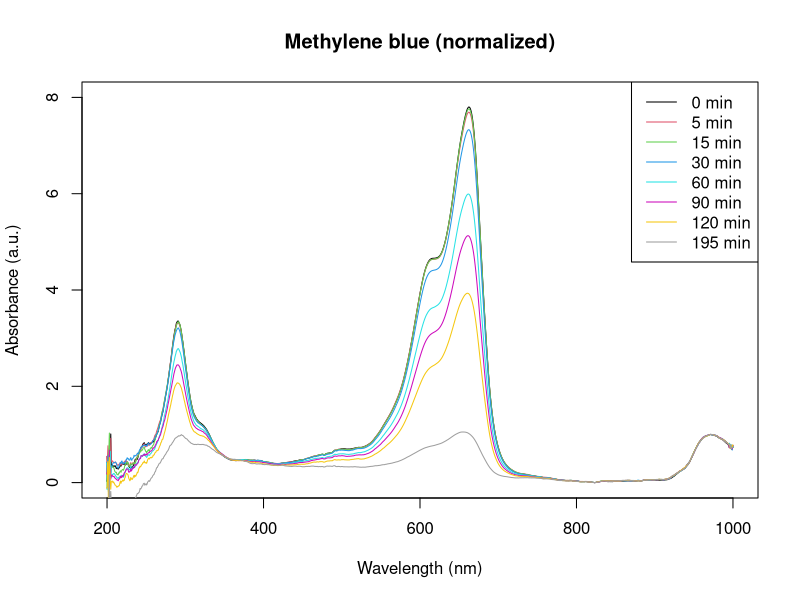
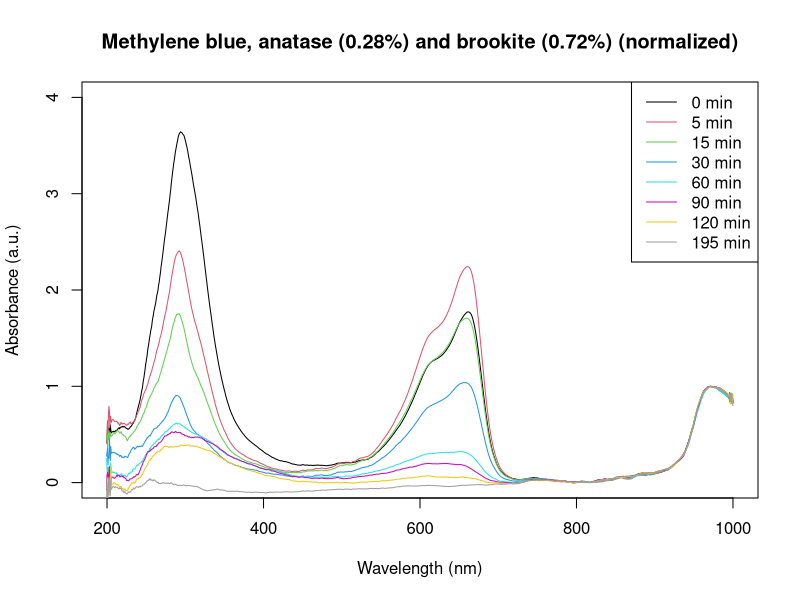
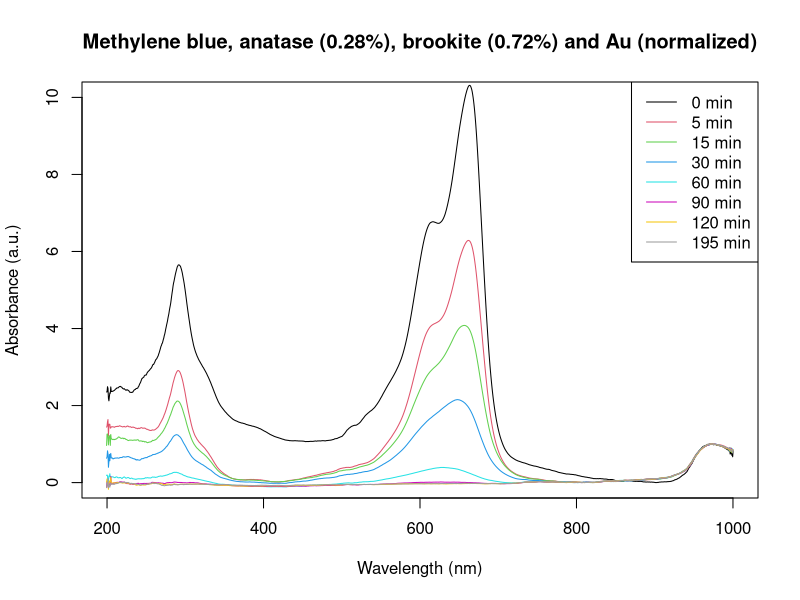
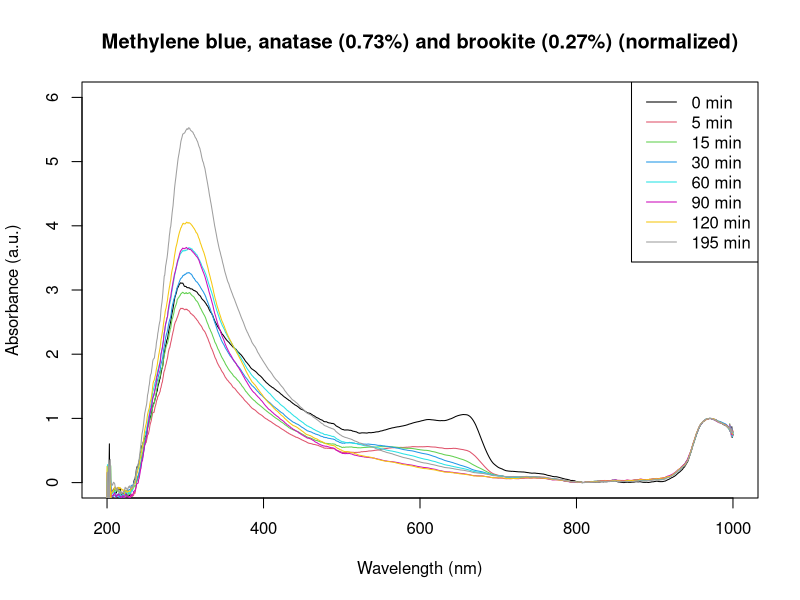
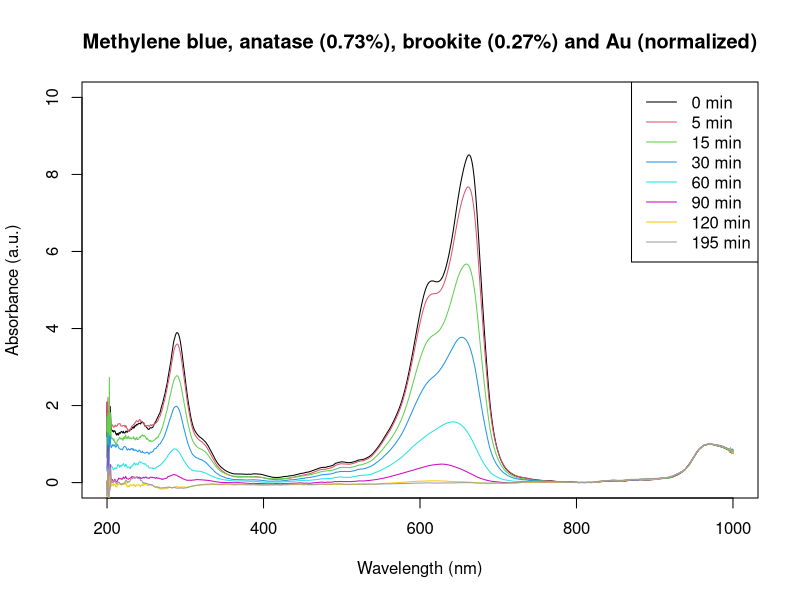

R code for these plots, in order:
# This script only normalizes the data
# We subtract the minimum in the region above 800nm
# and multiply by the maximum in that region.

# Read all the data files
mb <- read.table("Methylene_blue.dat")
mbAn0.28Br0.72 <- read.table("Methylene_blue_anatase0.28_brookite0.72.dat")
mbAn0.28Br0.72Au <- read.table("Methylene_blue_anatase0.28_brookite0.72_Au.dat")
mbAn0.73Br0.27 <- read.table("Methylene_blue_anatase0.73_brookite0.27.dat")
mbAn0.73Br0.27Au <- read.table("Methylene_blue_anatase0.73_brookite0.27_Au.dat")

# Correct names
names(mb)               <- c("Wavelength", "min195", "min120", "min90", "min60", "min30", "min15", "min5", "min0")
names(mbAn0.28Br0.72)   <- c("Wavelength", "min195", "min120", "min90", "min60", "min30", "min15", "min5", "min0")
names(mbAn0.28Br0.72Au) <- c("Wavelength", "min195", "min120", "min90", "min60", "min30", "min15", "min5", "min0")
names(mbAn0.73Br0.27)   <- c("Wavelength", "min195", "min120", "min90", "min60", "min30", "min15", "min5", "min0")
names(mbAn0.73Br0.27Au) <- c("Wavelength", "min195", "min120", "min90", "min60", "min30", "min15", "min5", "min0")

# Finding the minimum values
mb_min <- apply(mb[mb$Wavelength > 800,], 2, min)
mbAn0.28Br0.72_min <- apply(mbAn0.28Br0.72[mbAn0.28Br0.72$Wavelength > 800,], 2, min)
mbAn0.28Br0.72Au_min <- apply(mbAn0.28Br0.72Au[mbAn0.28Br0.72Au$Wavelength > 800,], 2, min)
mbAn0.73Br0.27_min <- apply(mbAn0.73Br0.27[mbAn0.73Br0.27$Wavelength > 800,], 2, min)
mbAn0.73Br0.27Au_min <- apply(mbAn0.73Br0.27Au[mbAn0.73Br0.27Au$Wavelength > 800,], 2, min)

# Subtracting the minimum values
mb_norm               <- sweep(mb, 2, mb_min, "-")
mbAn0.28Br0.72_norm   <- sweep(mbAn0.28Br0.72, 2, mbAn0.28Br0.72_min, "-")
mbAn0.28Br0.72Au_norm <- sweep(mbAn0.28Br0.72Au, 2, mbAn0.28Br0.72Au_min, "-")
mbAn0.73Br0.27_norm   <- sweep(mbAn0.73Br0.27, 2, mbAn0.73Br0.27_min, "-")
mbAn0.73Br0.27Au_norm <- sweep(mbAn0.73Br0.27Au, 2, mbAn0.73Br0.27Au_min, "-")

# Finding the maximum values
mb_max               <- apply(mb_norm[mb$Wavelength > 800,], 2, max)
mbAn0.28Br0.72_max   <- apply(mbAn0.28Br0.72_norm[mbAn0.28Br0.72$Wavelength > 800,], 2, max)
mbAn0.28Br0.72Au_max <- apply(mbAn0.28Br0.72Au_norm[mbAn0.28Br0.72Au$Wavelength > 800,], 2, max)
mbAn0.73Br0.27_max   <- apply(mbAn0.73Br0.27_norm[mbAn0.73Br0.27$Wavelength > 800,], 2, max)
mbAn0.73Br0.27Au_max <- apply(mbAn0.73Br0.27Au_norm[mbAn0.73Br0.27Au$Wavelength > 800,], 2, max)

# Dividing by the maximum values
mb_norm               <- sweep(mb_norm, 2, mb_max, "/")
mbAn0.28Br0.72_norm   <- sweep(mbAn0.28Br0.72_norm, 2, mbAn0.28Br0.72_max, "/")
mbAn0.28Br0.72Au_norm <- sweep(mbAn0.28Br0.72Au_norm, 2, mbAn0.28Br0.72Au_max, "/")
mbAn0.73Br0.27_norm   <- sweep(mbAn0.73Br0.27_norm, 2, mbAn0.73Br0.27_max, "/")
mbAn0.73Br0.27Au_norm <- sweep(mbAn0.73Br0.27Au_norm, 2, mbAn0.73Br0.27Au_max, "/")

# Restoring the values of the first column
mb_norm$Wavelength               <- mb$Wavelength
mbAn0.28Br0.72_norm$Wavelength   <- mbAn0.28Br0.72$Wavelength
mbAn0.28Br0.72Au_norm$Wavelength <- mbAn0.28Br0.72Au$Wavelength
mbAn0.73Br0.27_norm$Wavelength   <- mbAn0.73Br0.27$Wavelength
mbAn0.73Br0.27Au_norm$Wavelength <- mbAn0.73Br0.27$Wavelength

# Save the normalized data
write.table(mb_norm,               file = "Methylene_blue_normalized.dat", row.names = FALSE)
write.table(mbAn0.28Br0.72_norm,   file = "Methylene_blue_anatase0.28_brookite0.72_normalized.dat", row.names = FALSE)
write.table(mbAn0.28Br0.72Au_norm, file = "Methylene_blue_anatase0.28_brookite0.72_Au_normalized.dat", row.names = FALSE)
write.table(mbAn0.73Br0.27_norm,   file = "Methylene_blue_anatase0.73_brookite0.27_normalized.dat", row.names = FALSE)
write.table(mbAn0.73Br0.27Au_norm, file = "Methylene_blue_anatase0.73_brookite0.27_Au_normalized.dat", row.names = FALSE)


# Plots
pal <- palette(rainbow(9))

png(filename = "Methylene_blue_normalized.png", width = 600, height = 450, units = "px")
plot(mb_norm$Wavelength, mb_norm$min0, type = "n", 
     xlim=c(200,1000), ylim=c(0,8), xlab = "Wavelength (nm)", ylab = "Absorbance (a.u.)")
lines(mb_norm$Wavelength, mb_norm$min0, type = "l", col = pal[1])
lines(mb_norm$Wavelength, mb_norm$min5, type = "l", col = pal[2])
lines(mb_norm$Wavelength, mb_norm$min15, type = "l", col = pal[3])
lines(mb_norm$Wavelength, mb_norm$min30, type = "l", col = pal[4])
lines(mb_norm$Wavelength, mb_norm$min60, type = "l", col = pal[5])
lines(mb_norm$Wavelength, mb_norm$min90, type = "l", col = pal[6])
lines(mb_norm$Wavelength, mb_norm$min120, type = "l", col = pal[7])
lines(mb_norm$Wavelength, mb_norm$min195, type = "l", col = pal[8])
legend("topright", col = pal, legend = c("0 min","5 min","15 min","30 min","60 min","90 min","120 min","195 min"), lwd = 1)
title("Methylene blue (normalized)")
dev.off()

png(filename = "Methylene_blue_anatase0.28_brookite0.72_normalized.png", width = 600, height = 450, units = "px")
plot(mbAn0.28Br0.72_norm$Wavelength, mbAn0.28Br0.72_norm$min0, type = "n", 
     xlim=c(200,1000), ylim=c(0,4), xlab = "Wavelength (nm)", ylab = "Absorbance (a.u.)")
lines(mbAn0.28Br0.72_norm$Wavelength, mbAn0.28Br0.72_norm$min0, type = "l", col = pal[1])
lines(mbAn0.28Br0.72_norm$Wavelength, mbAn0.28Br0.72_norm$min5, type = "l", col = pal[2])
lines(mbAn0.28Br0.72_norm$Wavelength, mbAn0.28Br0.72_norm$min15, type = "l", col = pal[3])
lines(mbAn0.28Br0.72_norm$Wavelength, mbAn0.28Br0.72_norm$min30, type = "l", col = pal[4])
lines(mbAn0.28Br0.72_norm$Wavelength, mbAn0.28Br0.72_norm$min60, type = "l", col = pal[5])
lines(mbAn0.28Br0.72_norm$Wavelength, mbAn0.28Br0.72_norm$min90, type = "l", col = pal[6])
lines(mbAn0.28Br0.72_norm$Wavelength, mbAn0.28Br0.72_norm$min120, type = "l", col = pal[7])
lines(mbAn0.28Br0.72_norm$Wavelength, mbAn0.28Br0.72_norm$min195, type = "l", col = pal[8])
legend("topright", col = pal, legend = c("0 min","5 min","15 min","30 min","60 min","90 min","120 min","195 min"), lwd = 1)
title("Methylene blue, anatase (0.28%) and brookite (0.72%) (normalized)")
dev.off()

png(filename = "Methylene_blue_anatase0.28_brookite0.72_Au_normalized.png", width = 600, height = 450, units = "px")
plot(mbAn0.28Br0.72Au_norm$Wavelength, mbAn0.28Br0.72Au_norm$min0, type = "n", 
     xlim=c(200,1000), ylim=c(0,10), xlab = "Wavelength (nm)", ylab = "Absorbance (a.u.)")
lines(mbAn0.28Br0.72Au_norm$Wavelength, mbAn0.28Br0.72Au_norm$min0, type = "l", col = pal[1])
lines(mbAn0.28Br0.72Au_norm$Wavelength, mbAn0.28Br0.72Au_norm$min5, type = "l", col = pal[2])
lines(mbAn0.28Br0.72Au_norm$Wavelength, mbAn0.28Br0.72Au_norm$min15, type = "l", col = pal[3])
lines(mbAn0.28Br0.72Au_norm$Wavelength, mbAn0.28Br0.72Au_norm$min30, type = "l", col = pal[4])
lines(mbAn0.28Br0.72Au_norm$Wavelength, mbAn0.28Br0.72Au_norm$min60, type = "l", col = pal[5])
lines(mbAn0.28Br0.72Au_norm$Wavelength, mbAn0.28Br0.72Au_norm$min90, type = "l", col = pal[6])
lines(mbAn0.28Br0.72Au_norm$Wavelength, mbAn0.28Br0.72Au_norm$min120, type = "l", col = pal[7])
lines(mbAn0.28Br0.72Au_norm$Wavelength, mbAn0.28Br0.72Au_norm$min195, type = "l", col = pal[8])
legend("topright", col = pal, legend = c("0 min","5 min","15 min","30 min","60 min","90 min","120 min","195 min"), lwd = 1)
title("Methylene blue, anatase (0.28%), brookite (0.72%) and Au (normalized)")
dev.off()

png(filename = "Methylene_blue_anatase0.73_brookite0.27_normalized.png", width = 600, height = 450, units = "px")
plot(mbAn0.73Br0.27_norm$Wavelength, mbAn0.73Br0.27_norm$min0, type = "n", 
     xlim=c(200,1000), ylim=c(0,6), xlab = "Wavelength (nm)", ylab = "Absorbance (a.u.)")
lines(mbAn0.73Br0.27_norm$Wavelength, mbAn0.73Br0.27_norm$min0, type = "l", col = pal[1])
lines(mbAn0.73Br0.27_norm$Wavelength, mbAn0.73Br0.27_norm$min5, type = "l", col = pal[2])
lines(mbAn0.73Br0.27_norm$Wavelength, mbAn0.73Br0.27_norm$min15, type = "l", col = pal[3])
lines(mbAn0.73Br0.27_norm$Wavelength, mbAn0.73Br0.27_norm$min30, type = "l", col = pal[4])
lines(mbAn0.73Br0.27_norm$Wavelength, mbAn0.73Br0.27_norm$min60, type = "l", col = pal[5])
lines(mbAn0.73Br0.27_norm$Wavelength, mbAn0.73Br0.27_norm$min90, type = "l", col = pal[6])
lines(mbAn0.73Br0.27_norm$Wavelength, mbAn0.73Br0.27_norm$min120, type = "l", col = pal[7])
lines(mbAn0.73Br0.27_norm$Wavelength, mbAn0.73Br0.27_norm$min195, type = "l", col = pal[8])
legend("topright", col = pal, legend = c("0 min","5 min","15 min","30 min","60 min","90 min","120 min","195 min"), lwd = 1)
title("Methylene blue, anatase (0.73%) and brookite (0.27%) (normalized)")
dev.off()

png(filename = "Methylene_blue_anatase0.73_brookite0.27_Au_normalized.png", width = 600, height = 450, units = "px")
plot(mbAn0.73Br0.27Au_norm$Wavelength, mbAn0.73Br0.27Au_norm$min0, type = "n", 
     xlim=c(200,1000), ylim=c(0,10), xlab = "Wavelength (nm)", ylab = "Absorbance (a.u.)")
lines(mbAn0.73Br0.27Au_norm$Wavelength, mbAn0.73Br0.27Au_norm$min0, type = "l", col = pal[1])
lines(mbAn0.73Br0.27Au_norm$Wavelength, mbAn0.73Br0.27Au_norm$min5, type = "l", col = pal[2])
lines(mbAn0.73Br0.27Au_norm$Wavelength, mbAn0.73Br0.27Au_norm$min15, type = "l", col = pal[3])
lines(mbAn0.73Br0.27Au_norm$Wavelength, mbAn0.73Br0.27Au_norm$min30, type = "l", col = pal[4])
lines(mbAn0.73Br0.27Au_norm$Wavelength, mbAn0.73Br0.27Au_norm$min60, type = "l", col = pal[5])
lines(mbAn0.73Br0.27Au_norm$Wavelength, mbAn0.73Br0.27Au_norm$min90, type = "l", col = pal[6])
lines(mbAn0.73Br0.27Au_norm$Wavelength, mbAn0.73Br0.27Au_norm$min120, type = "l", col = pal[7])
lines(mbAn0.73Br0.27Au_norm$Wavelength, mbAn0.73Br0.27Au_norm$min195, type = "l", col = pal[8])
legend("topright", col = pal, legend = c("0 min","5 min","15 min","30 min","60 min","90 min","120 min","195 min"), lwd = 1)
title("Methylene blue, anatase (0.73%), brookite (0.27%) and Au (normalized)")
dev.off()
